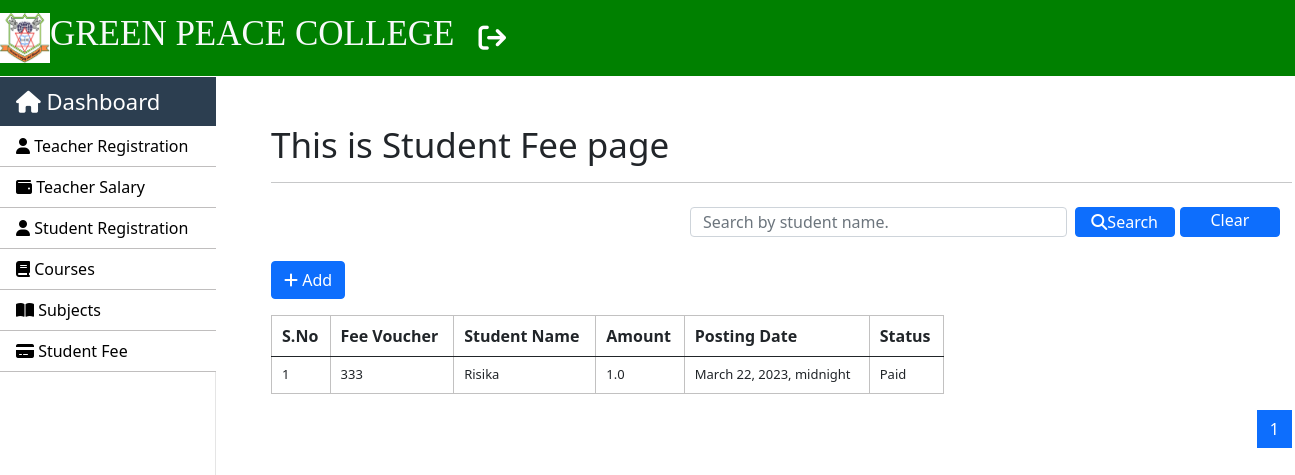
/students/fee/index (signed in), run on the app's committed database.
### SMS/models.py (models this page shows, shortened)
class Student_fee(models.Model):
    fee_voucher = models.IntegerField()
    roll_no = models.ForeignKey(Student, on_delete=models.CASCADE)
    amount = models.FloatField(max_length=100)
    posting_date = models.DateTimeField()
    status = models.CharField(max_length=250)
    class Meta:
        db_table = "student_fee"

class Student(models.Model):
    roll_no = models.IntegerField()
    first_name = models.CharField(max_length=250)
    middle_name = models.CharField(max_length=250, blank=True)
    last_name = models.CharField(max_length=250)
    father_name = models.CharField(max_length=250, blank=True)
    mobile_no = models.IntegerField()
    image = models.ImageField(upload_to='Images/Students/', blank=True)
    course_name = models.ForeignKey(Course, on_delete=models.CASCADE)
    session = models.CharField(max_length=250)
    applicant_status = models.CharField(max_length=100)
    application_status = models.CharField(max_length=100)
    dob = models.DateField()
    gender = models.CharField(max_length=250)
    address = models.CharField(max_length=250)
    admission_date = models.DateField()
    email = models.EmailField()
    def __str__(self):
        return self.first_name
    class Meta:
        db_table = "student_info"

### SMS/views.py (the view)
# urls.py: path("students/fee/index",views.students_fee_index, name = 'fee-index-student'),
@login_required(login_url='login')
def students_fee_index(request):
    fee_list = Student_fee.objects.all().order_by('id')
    paginator = Paginator(fee_list, 3) # Show 3 datas per page.
    page_number = request.GET.get('page')
    page_obj = paginator.get_page(page_number)
    context = {"data": page_obj}
    if request.method == "POST":
        search = request.POST.get('search')
        fee = Student_fee.objects.filter(roll_no__first_name__icontains=search)
        context = {"data": fee}
        return render(request, 'students/student_fee_index.html', context)
    return render(request, 'students/student_fee_index.html', context)

### templates/students/student_fee_index.html (shortened to what this page needs)
{% extends 'layouts/master.html' %}
{% block custom_css %}
<link rel="stylesheet" href="https://cdnjs.cloudflare.com/ajax/libs/font-awesome/6.3.0/css/all.min.css"/>
{% endblock %}
{% block content %}
<div class="container mt-5">
    <h1>This is Student Fee page</h1>
    <hr>
    <nav class="navbar bg-body-tertiary">
        <div class="container-fluid">
              <form class="d-flex" role="search" action="{% url 'fee-index-student' %}" method="POST">
                <input style="height: 30px;" class="form-control me-2" type="text" name="search" placeholder="Search by student name." aria-label="Search">
                <button class="btn btn-primary mb-3 mr-3" type="submit" style="height:30px; width: 160px; padding: 0px;"><i class="fa-solid fa-search"></i>Search</button>
                <a href="{% url 'fee-index-student' %}" class="btn btn-primary mb-3 ml-2"  style="height:30px; width: 160px; padding: 0px; margin-left: 5px;">Clear</a>
              </form>
        </div>
    </nav>
    <a href="{% url 'fee-student' %}" class="btn btn-primary mb-3"><i class="fa-solid fa-plus"></i> Add</a>
    <div class="row">
        <div class="col-8">
            <table class="table table-striped-columns table-hover">
                <thead>
                    <tr>
                        <th>S.No</th>
                        <th>Fee Voucher</th>
                        <th>Student Name</th>
                        <th>Amount</th>
                        <th>Posting Date</th>
                        <th>Status</th>
                    </tr>
                </thead>
                <tbody>
                    {% for val in data %}
                    <tr>
                        <td>{{ forloop.counter }}</td>
                        <td>{{ val.fee_voucher }}</td>
                        <td>{{ val.roll_no }}</td>
                        <td>{{ val.amount }}</td>
                        <td>{{ val.posting_date }}</td>
                        <td>{{ val.status }}</td>
                    </tr>
                    {% endfor %}
                </tbody>
            </table>
        </div>
    </div>
    <nav aria-label="Page navigation example">
        <ul class="pagination justify-content-end">
            {% for num_page in data.paginator.page_range %}
            {% if data.number == num_page %}
             <li class="page-item active"><a class="page-link" href="{%  url 'fee-index-student' %}?page={{ num_page }}">{{ num_page }}</a></li>
             {% else %}
             <li class="page-item"><a class="page-link" href="{%  url 'fee-index-student' %}?page={{ num_page }}">{{ num_page }}</a></li>
             {% endif %}
            {% endfor %}
        </ul>
      </nav>
</div>
{% endblock %}

### static/css/style.css (style rules this page uses)
h1 { font-size: 35px; }
.table-elements tr, td, th { font-size: 13px; border: 1px solid rgb(194, 193, 193); padding-left: 10px !important; }
.table-font-for-transcript td, th { font-size: 16px !important; }

### data on the page
Student_fee: fee_voucher "333", roll_no "Risika", amount "1.0", posting_date "March 22, 2023, midnight", status "Paid"

### other printed values
{{ num_page }} "1"
